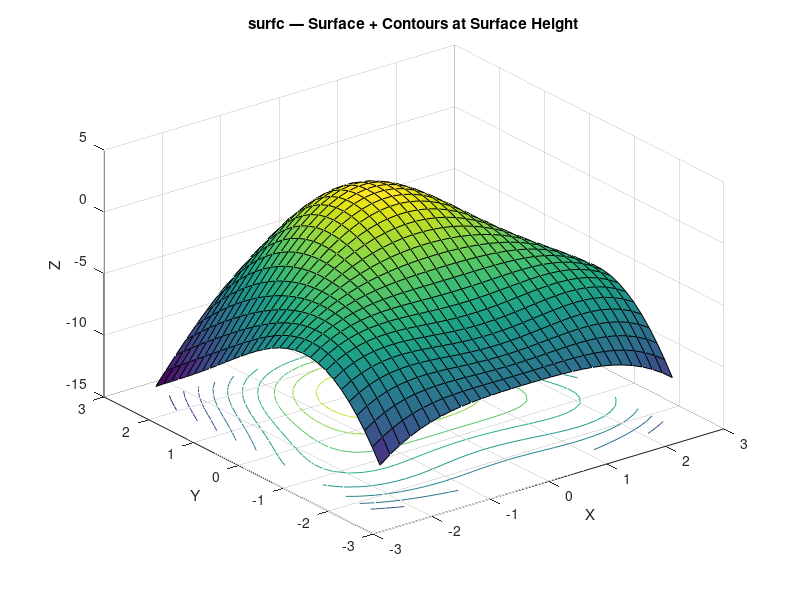

This figure's MATLAB source:
% contour3 + surfc — Contour lines on a 3-D surface
% surfc draws a face-shaded surface AND a set of contour lines that
% ride at the height of the surface. Internally that's surf + contour3
% combined on the same axes.


clear
close all

n = 30;
x = linspace(-2.5, 2.5, n);
y = linspace(-2.5, 2.5, n);
Z = zeros(n, n);
for i = 1:n
    for j = 1:n
        Z(i, j) = -(x(j)^2 + y(i)^2) + 3 * cos(x(j)) * sin(y(i));
    end
end

figure
surfc(x, y, Z)
title('surfc — Surface + Contours at Surface Height')
xlabel('X')
ylabel('Y')
zlabel('Z')
grid on
view(-37.5, 35)
